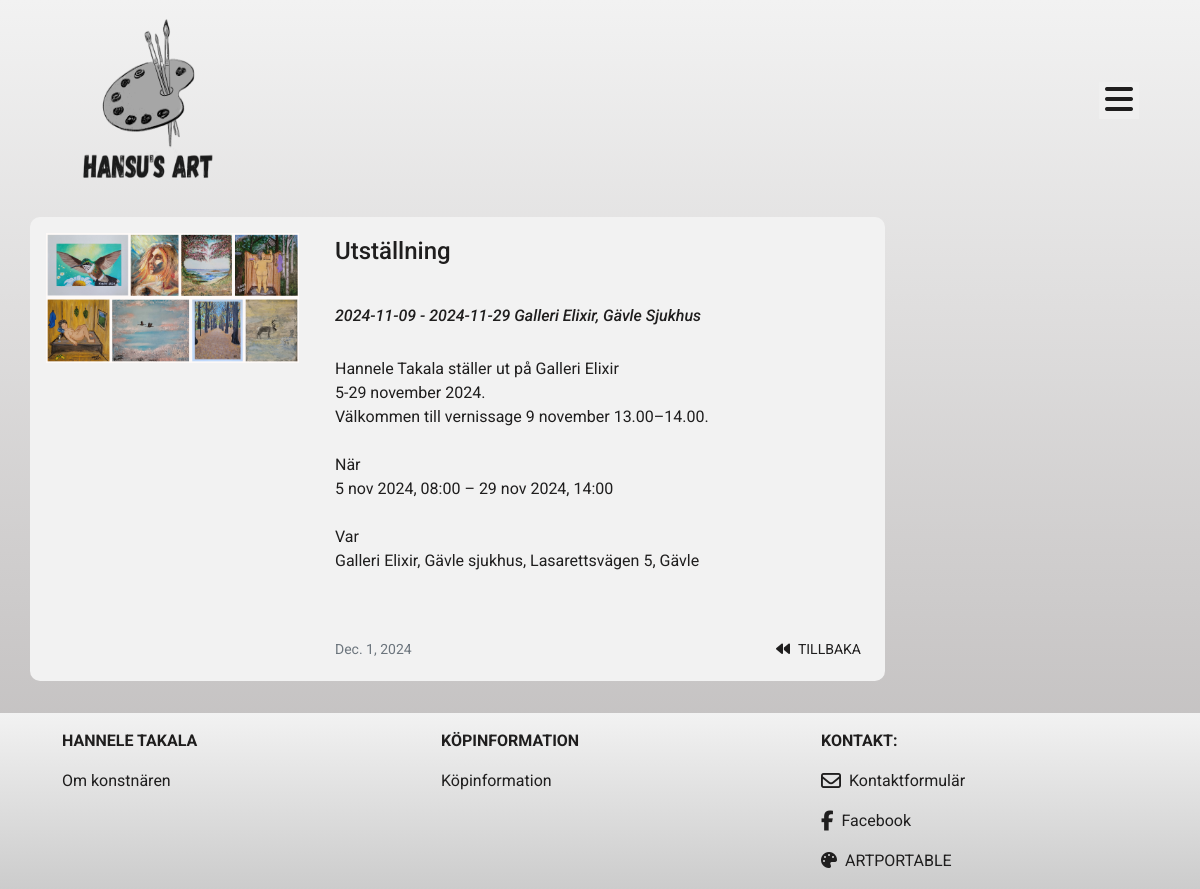
Page /blog/blog/8 on the committed database.
### blog/models.py (models this page shows, shortened)
class Blog(models.Model):
    STATUS = (
        ('Draft', 'Draft'),
        ('Published', 'Published')
    )
    title = models.CharField(max_length=254)
    intro = models.TextField()
    text = models.TextField()
    status = models.CharField(choices=STATUS, default='Draft', max_length=254)
    image = models.ImageField()
    image_url = models.URLField(max_length=1024, null=True, blank=True)
    date = models.DateField(auto_now_add=True)
    highlight = models.BooleanField(default=False)
    category = models.ForeignKey('Category', null=True, blank=True, on_delete=models.SET_NULL)
    class Meta:
        ordering = ('-date',)

### blog/views.py (the view)
# urls.py: path('blog/<int:pk>', BlogDetailView.as_view(), name='blog_detail'),
class BlogDetailView(DetailView):
    model = Blog
    template_name = 'blog_detail.html'

### blog/templates/blog_detail.html (shortened to what this page needs)
{% extends 'base.html' %}
{% load static %}
{% block content %}
<div class="container my-3">
    <div class="row">
        <div class="card blog-card mb-3 w-75">
            <div class="row no-gutters">
              <div class="col-md-4">
                <img src="{{ blog.image.url }}" alt="{{ blog.title }}" class="img-fluid p-3 img-round">
              </div>
              <div class="col-md-8">
                <div class="card-body pr-4">
                  <p class="h4 pb-2">{{ blog.title }}</p>
                  <p class="h6 intro">{{ blog.intro }}</p>
                  <p class="card-text">{{ blog.text|safe|linebreaksbr }}</p>
                  <p class="float-right text-uppercase pt-5"><small class="text-muted"><a href="{% url 'blog' %}"><i class="fa-solid fa-backward pr-2"></i>Tillbaka</a></small></p>
                  <p class="card-text pt-5"><small class="text-muted">{{ blog.date }}</small></p>
                </div>
              </div>
            </div>
          </div>
    </div>
</div>
{% endblock %}

### static/css/base.css (style rules this page uses)
:root { --primary: #F2F2F2; }
html { height: 100%; box-sizing: border-box; }
body { color: #1f1e1e !important; background-image: linear-gradient(#f2f2f2, #BBB8B8); background-size: cover; background-repeat: no-repeat; background-attachment: fixed; font-family: "Roboto", sans-serif !important; font-size: 1rem; font-weight: 400; font-style: normal; min-height: 100%; display: flex; flex-direction: column; position: relative; margin: 0; box-sizing: inherit; }
i, p, a { color: #1f1e1e !important; }
.card { border: 0 !important; border-radius: 10px; box-shadow: none !important; background-color: #f2f2f2; align-items: center; }
.intro { font-style: italic; padding-top: 1.5rem; padding-bottom: 1.5rem; }
.img-round { border-radius: 10px; }
.blog-card { display: block; }

### rows in the picture
Blog: image (picture), title "Utställning", intro "2024-11-09 - 2024-11-29 Galleri Elixir, Gävle Sjukhus", text "Hannele Takala ställer ut på Galleri Elixir 5-29 november 2024. Välkommen till vernissage 9 november 13.00–14.00. När 5 nov 2024, 08:00 – 29 nov 2024, 14:00 Var Galleri Elixir, Gävle sjukhus, Lasarettsvägen 5, Gävle", date "Dec. 1, 2024"
